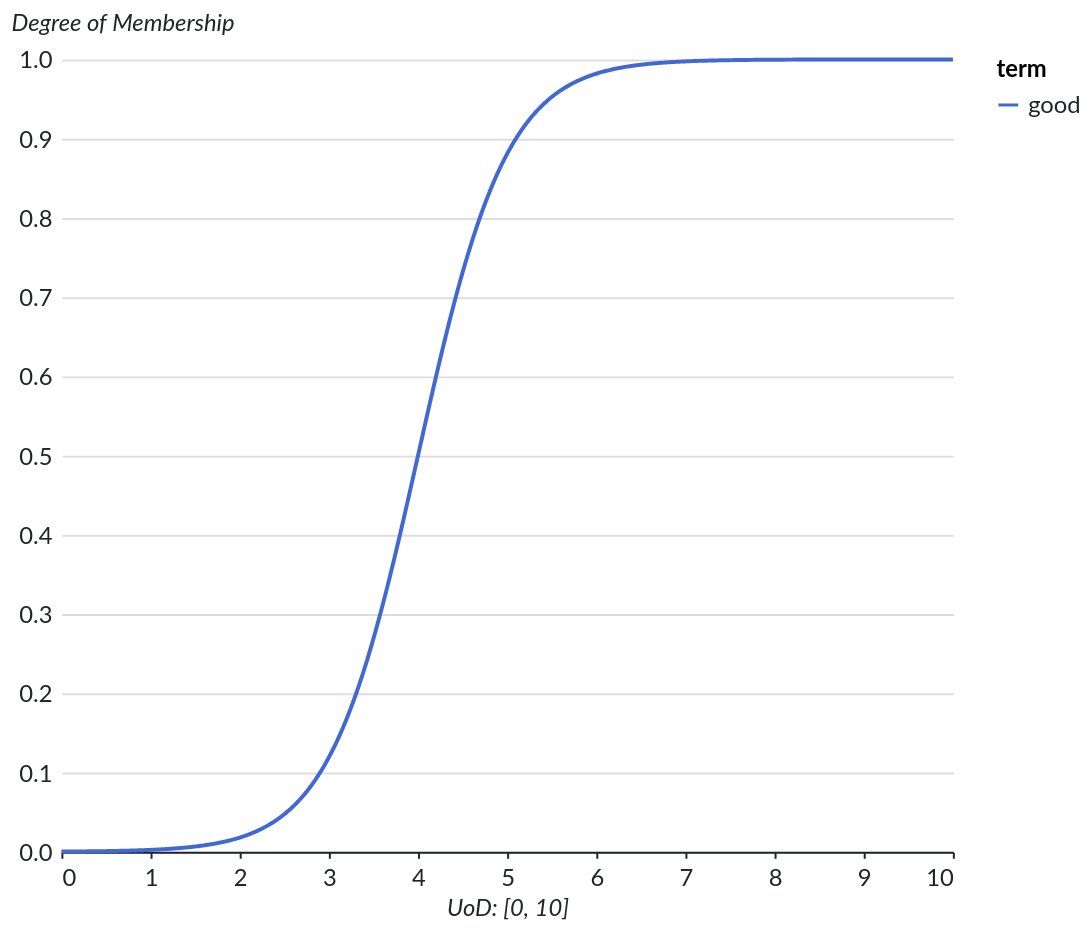

Notebook code cell kept with this figure:
### Markdown cell above
### S-Shaped

### Code cell
plot_fuzzy_set(
    mf=MFSigmoidal(a=2, c=4),
    term="good",
    uod=(0, 10),
)

### Figure 1 — Vega-Lite specification as saved in the notebook (floating-point values rounded to 4 significant figures; data arrays with more than 128 entries replaced by an {"elided": "..."} marker saying what was removed)
{"background": "#ffffff", "config": {"title": {"anchor": "start", "font": "Lato", "color": "#212529", "fontSize": 20, "fontStyle": "normal", "subtitleFontSize": 16, "subtitleColor": "#212529", "fontWeight": 700, "subtitleFontWeight": 400, "subtitleFontStyle": "italic", "dy": -20}, "legend": {"labelFont": "Lato", "labelFontSize": 12, "labelColor": "#212529", "padding": 0, "titleFontSize": 12, "titleFont": "Lato", "titleAnchor": "start", "titleFontWeight": 700}, "axis": {"titleFontSize": 12, "titleFontStyle": "italic", "titleFontWeight": 400, "titleFont": "Lato", "titleColor": "#212529", "labelFontSize": 12, "labelFont": "Lato", "labelColor": "#212529", "labelFontWeight": 400, "labelPadding": 5}, "axisY": {"domain": false, "grid": true, "grid_color": "#dee2e6", "gridWidth": 1, "ticks": false, "titleAngle": 0, "titleAlign": "left", "titleY": -12}, "axisX": {"domain": true, "domainColor": "#212529", "domainWidth": 1, "grid": false, "labelAngle": 0, "ticks": true, "tickColor": "#212529", "tickSize": 3}, "facet": {"spacing": 50}, "headerColumn": {"title": null, "titleFontSize": 14, "titleFontWeight": 700, "titleFont": "Lato", "labelAnchor": "middle", "labelFontSize": 12, "labelFontWeight": 700, "labelFont": "Lato"}, "headerRow": {"labelFont": "Lato", "labelFontSize": 12, "labelAngle": 0, "labelAlign": "left", "labelAnchor": "middle", "labelFontWeight": 700, "labelPadding": 25, "titleFont": "Lato", "titleFontSize": 14, "titleFontWeight": 700, "titleAngle": 0, "orient": "left", "title": null}, "area": {"fill": "#b6377a"}, "circle": {"fill": "#b6377a"}, "line": {"stroke": "#b6377a"}, "rule": {"stroke": "#212529"}, "path": {"stroke": "#b6377a"}, "point": {"stroke": "#b6377a"}, "rect": {"fill": "#b6377a"}, "shape": {"stroke": "#b6377a"}, "symbol": {"fill": "#b6377a"}, "bar": {"fill": "#b6377a"}, "view": {"stroke": "transparent"}, "range": {"category": {"scheme": "observable10"}, "diverging": {"scheme": "spectral"}, "heatmap": {"scheme": "magma"}, "ramp": {"scheme": "cividis"}, "ordinal": {"scheme": "lighttealblue"}}}, "data": {"name": "data-f39c41e9653084b10be2bc7a0aa2f3c5"}, "mark": {"type": "line"}, "encoding": {"color": {"field": "term", "type": "nominal"}, "x": {"field": "x", "title": "UoD: [0, 10]", "type": "quantitative"}, "y": {"field": "membership", "title": "Degree of Membership", "type": "quantitative"}}, "height": 400, "width": 450, "$schema": "https://vega.github.io/schema/vega-lite/v6.1.0.json", "datasets": {"data-f39c41e9653084b10be2bc7a0aa2f3c5": {"elided": "1000 records"}}}
